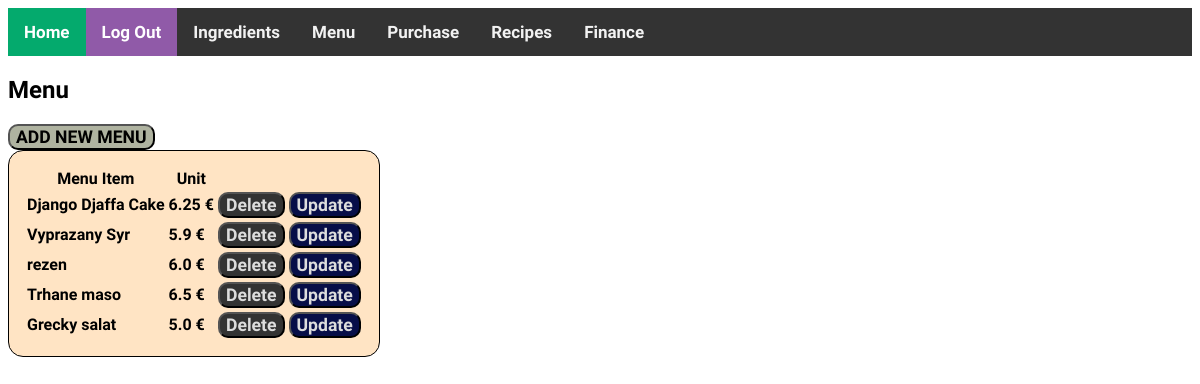
The page /menu/ (signed in) on the database its author committed.
### inventory/models.py (models this page shows, shortened)
class MenuItem(models.Model):
    name = models.CharField(max_length=200)
    price = models.FloatField(default=0)

### inventory/views.py (the view)
# urls.py: path('menu/', views.MenuView.as_view(), name='menu'),
class MenuView(LoginRequiredMixin, ListView):
    template_name = 'inventory/menu.html'
    model = MenuItem

### inventory/templates/inventory/menu.html (shortened to what this page needs)
{% extends 'base.html' %}
{% load static %}
{% block content %}
    <div>
        <h2>Menu</h2>
        <a href="{% url 'create_menu' %}"><button class="create-button">ADD NEW MENU</button></a>
        <table class="inventory-table">
            <thead>
                <tr>
                    <th>Menu Item</th>
                    <th>Unit</th>
                    <th></th>
                </tr>
            </thead>
            <tbody>
                {% for item in object_list %}
                <tr>
                    <td>{{ item.name }}</td>
                    <td> {{ item.price }} €</td>
                    <td><a href="{% url "delete_menu" item.id %}"><button class="del-button">Delete</button></a></td>
                    <td><a href="{% url "update_menu" item.id %}"><button class="update-button">Update</button></a></td>
                </tr>
                {% endfor %}
      </tbody>
    </table>
  </div>
{% endblock %}

### inventory/static/styles.css (style rules this page uses)
html { font-family: 'Sofia Sans', sans-serif; font-weight: bold; }
.del-button { background-color: #333; color: #ddd; font-family: 'Sofia Sans', sans-serif; border-radius: 10px; transition: 1s; font-size: 110%; font-weight: bolder; }
.update-button { background-color: rgb(7, 14, 72); color: #ddd; font-family: 'Sofia Sans', sans-serif; border-radius: 10px; transition: 1s; font-size: 110%; font-weight: bolder; }
.create-button { background-color: rgb(175, 179, 160); color: black; font-family: 'Sofia Sans', sans-serif; border-radius: 10px; transition: 1s; font-size: 110%; font-weight: bolder; }
.inventory-table { background-color: bisque; padding: 15px; border: 1px solid black; border-radius: 15px; }

### rows shown on the page
MenuItem: name "Django Djaffa Cake", price "6.25"
MenuItem: name "Vyprazany Syr", price "5.9"
MenuItem: name "rezen", price "6.0"
MenuItem: name "Trhane maso", price "6.5"
MenuItem: name "Grecky salat", price "5.0"
